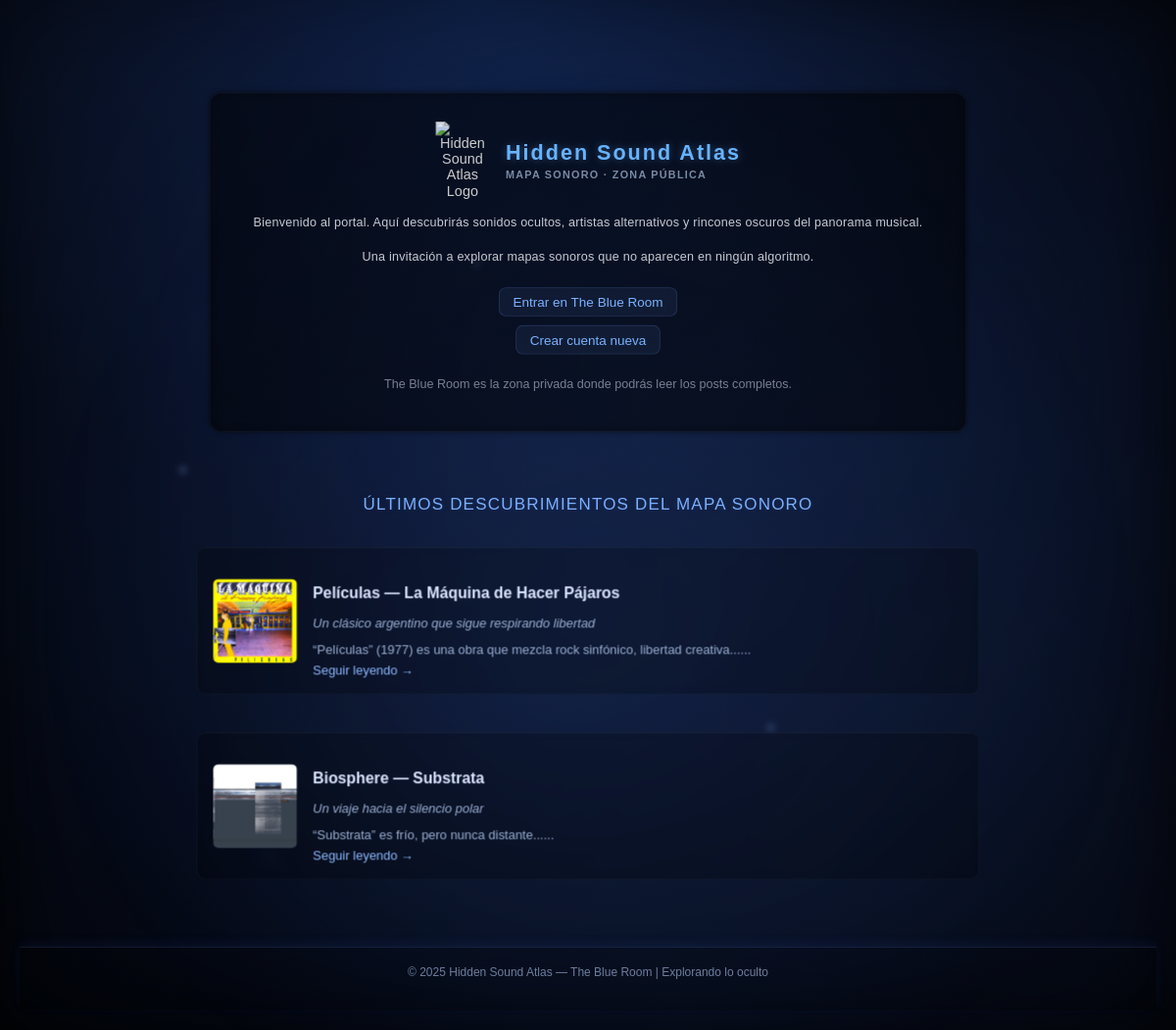
Screenshot of /Public/index.php with the database file from the repository.
### tables this page shows
CREATE TABLE IF NOT EXISTS posts (
    id INT UNSIGNED AUTO_INCREMENT PRIMARY KEY,
    title VARCHAR(255) NOT NULL,
    subtitle VARCHAR(255) NULL,
    slug VARCHAR(255) NOT NULL UNIQUE,
    content TEXT NOT NULL,
    image VARCHAR(255) NULL,
    visibility ENUM('public','private') DEFAULT 'public',
    status ENUM('draft','pending','approved','rejected') NOT NULL DEFAULT 'approved',
    author_id INT UNSIGNED NOT NULL,
    created_at DATETIME DEFAULT CURRENT_TIMESTAMP,

    CONSTRAINT fk_posts_user
        FOREIGN KEY (author_id)
        REFERENCES users(id)
        ON DELETE CASCADE
);

### app/controllers/HomeController.php (called while the page is built, shortened)
<?php
require_once __DIR__ . '/../models/Post.php';
class HomeController {
    public function publicHome() {
        $postModel = new Post();
        $publicPosts = $postModel->getPublicPostsLimited(2);
        require __DIR__ . '/../views/home/home_public.php';
    }
}

### app/core/Router.php (called while the page is built, shortened)
<?php
class Router {
    public static function route() {
        $action = isset($_GET['action']) ? $_GET['action'] : 'publicHome';
        $controllerObject = new $controllerName();
        $controllerObject->$action();
    }
}

### Public/index.php (called while the page is built)
<?php
require_once __DIR__ . '/../app/core/Router.php';
Router::route();

### config/config.php (called while the page is built)
<?php
return [
    'db_host' => 'localhost',
    'db_name' => 'hiddensound_atlas',
    'db_user' => 'root',
    'db_pass' => ''
];

### app/core/Database.php (called while the page is built)
<?php
class Database {
    private $connection;
    public function __construct() {
        $config = require __DIR__ . '/../../config/config.php';
        $host = $config['db_host'];
        $dbname = $config['db_name'];
        $user = $config['db_user'];
        $pass = $config['db_pass'];
        try {
            $this->connection = new PDO(
                "mysql:host=$host;dbname=$dbname;charset=utf8",
                $user,
                $pass
            );
            $this->connection->setAttribute(PDO::ATTR_ERRMODE, PDO::ERRMODE_EXCEPTION);
        } catch (PDOException $e) {
            die("Error de conexión a la base de datos: " . $e->getMessage());
        }
    }
    public function getConnection() {
        return $this->connection;
    }
}

### app/models/Post.php (called while the page is built, shortened)
<?php
require_once __DIR__ . '/../core/Database.php';
class Post {
    private $conn;
    public function __construct() {
        $db = new Database();
        $this->conn = $db->getConnection();
    }
    public function getPublicPostsLimited($limit = 2) {
        $sql = "SELECT posts.*, users.username, users.avatar
                FROM posts
                JOIN users ON posts.author_id = users.id
                WHERE posts.visibility = 'public'
                AND posts.status = 'approved'
                ORDER BY posts.created_at DESC
                LIMIT :limit";
        $stmt = $this->conn->prepare($sql);
        $stmt->bindValue(':limit', (int)$limit, PDO::PARAM_INT);
        $stmt->execute();
        return $stmt->fetchAll(PDO::FETCH_ASSOC);
    }
}

### app/views/home/home_public.php (the view, shortened to what this page needs)
<!DOCTYPE html>
<html lang="es">
<head>
    <link rel="stylesheet" href="/Proyecto_BlogPHP/public/css/style.css">
</head>
<body class="auth-body">
        <canvas id="blueRoomCanvas"></canvas>
<div class="stars-layer">
    <div class="star micro"  style="top:12%; left:18%;"></div>
    <div class="star micro"  style="top:55%; left:72%;"></div>
    <div class="star micro"  style="top:78%; left:30%;"></div>
    <div class="star normal" style="top:25%; left:40%;"></div>
    <div class="star normal" style="top:45%; left:15%;"></div>
    <div class="star normal" style="top:70%; left:65%;"></div>
    <div class="star glow"   style="top:32%; left:62%;"></div>
    <div class="star glow"   style="top:82%; left:22%;"></div>
</div>
<div class="waves-layer"></div>
<div class="grain-layer"></div>
<div class="home-public-wrapper">
    <div class="auth-container home-welcome-box">
        <div class="welcome-header">
            <img src="/Proyecto_BlogPHP/public/img_posts/logo_hsa.png"
                 alt="Hidden Sound Atlas Logo"
                 class="hsa-logo">
            <div class="welcome-titles">
                <h1>Hidden Sound Atlas</h1>
                <h2>Mapa Sonoro · Zona Pública</h2>
            </div>
        </div>
        <p class="welcome-text">
            Bienvenido al portal. Aquí descubrirás sonidos ocultos, artistas alternativos
            y rincones oscuros del panorama musical.
        </p>
        <p class="welcome-text">
            Una invitación a explorar mapas sonoros que no aparecen en ningún algoritmo.
        </p>
        <div class="home-welcome-buttons">
            <a href="/Proyecto_BlogPHP/public/?controller=auth&action=loginForm" class="welcome-btn">
                Entrar en The Blue Room
            </a>
            <a href="/Proyecto_BlogPHP/public/?controller=register&action=registerForm" class="welcome-btn">
                Crear cuenta nueva
            </a>
        </div>
        <p class="welcome-footnote">
            The Blue Room es la zona privada donde podrás leer los posts completos.
        </p>
    </div>
    <section class="home-posts-section">
        <h3 class="section-title">Últimos descubrimientos del mapa sonoro</h3>
        <?php if (!empty($publicPosts)) : ?>
            <?php foreach ($publicPosts as $post): ?>
                <article class="home-post-card">
                    <?php if (!empty($post['image'])) : ?>
                        <img src="/Proyecto_BlogPHP/public<?= htmlspecialchars($post['image']) ?>"
                             alt="cover"
                             class="home-post-image">
                    <?php endif; ?>
                    <div class="home-post-content">
                        <h4 class="post-title">
                            <?= htmlspecialchars($post['title']) ?>
                        </h4>
                        <?php if (!empty($post['subtitle'])) : ?>
                            <p class="post-subtitle">
                                <em><?= htmlspecialchars($post['subtitle']) ?></em>
                            </p>
                        <?php endif; ?>
                        <p class="post-extract">
                            <?= htmlspecialchars(mb_substr($post['content'], 0, 150)) ?>...
                        </p>
                        <a href="/Proyecto_BlogPHP/public/?controller=auth&action=loginForm"
                           class="post-readmore">
                            Seguir leyendo →
                        </a>
                    </div>
                </article>
            <?php endforeach; ?>
        <?php else: ?>
            <p class="no-posts-msg">
                Aún no hay descubrimientos publicados.
            </p>
        <?php endif; ?>
    </section>
    <footer class="public-footer">
    © <?= date("Y") ?> Hidden Sound Atlas — The Blue Room | Explorando lo oculto    </footer>
</div>
</body>
</html>

### Public/css/general.css (style rules this page uses)
body { margin: 0; padding: 0; background: #0a0a0a; color: #e0e0e0; font-family: Arial, sans-serif; }
footer { margin-top: 40px; padding: 15px; text-align: center; color: #777; }
.public-footer { margin-top: 60px; padding: 18px 0 32px 0; text-align: center; background: rgba(0,0,0,0.25); border-top: 1px solid rgba(120,160,255,0.18); box-shadow: 0 -4px 12px rgba(80,120,255,0.10); font-size: 12px; color: #8da2c7; opacity: .75; }
#blueRoomCanvas { position: fixed; inset: 0; width: 100%; height: 100%; z-index: -3; pointer-events: none; filter: blur(40px); opacity: 0.55; }

### Public/css/auth.css (style rules this page uses)
.auth-body { min-height: 100vh; background: radial-gradient(circle at top, #1a2a3a 0%, #050608 55%, #000000 100%); display: flex; justify-content: center; align-items: center; color: #e0e0e0; padding: 20px; }
.auth-container { transform: scale(0.90); background: rgba(5, 5, 10, 0.92); border: 1px solid rgba(120,160,255,0.10); box-shadow: 0 0 28px rgba(0,0,0,0.65); border-radius: 12px; padding: 40px 46px; max-width: 460px; width: 100%; transition: 0.35s ease; }
.auth-container h1 { margin: 0; text-align: center; color: #86b3ff; letter-spacing: 3px; font-size: 28px; text-shadow: 0 0 10px rgba(120,180,255,0.35); }
.auth-container h2 { margin-top: 10px; margin-bottom: 30px; text-align: center; font-size: 15px; color: #9fb4d6; text-transform: uppercase; letter-spacing: 2px; opacity: .85; }

### Public/css/home-public.css (style rules this page uses)
.home-public-body, .home-public-wrapper { transform-origin: top center; width: 100%; }
.home-welcome-box { max-width: 780px; margin: 55px auto 0 auto; padding: 32px 38px; text-align: center; background: rgba(0,0,0,0.50); border: 1px solid rgba(255,255,255,0.03); border-radius: 14px; box-shadow: 0 0 6px rgba(0,0,0,0.55), inset 0 0 10px rgba(0,0,0,0.35); transition: background .35s ease, box-shadow .35s ease, border-color .35s ease, transform .35s ease; }
.welcome-header { display: flex; justify-content: center; align-items: center; gap: 18px; }
.hsa-logo { width: 62px; opacity: 0.9; }
.welcome-titles h1 { margin: 0; color: #66b3ff; letter-spacing: 2.2px; font-size: 24px; text-align: left; }
.welcome-titles h2 { margin: 4px 0 0 0; font-size: 12px; color: #8fa0bb; letter-spacing: 1.4px; text-transform: uppercase; text-align: left; }
.welcome-text { font-size: 14px; color: #c4c9d4; line-height: 1.55rem; letter-spacing: .25px; margin-bottom: 12px; }
.welcome-footnote { margin-top: 25px; font-size: 14px; color: #9da6b8; opacity: .75; }
.home-welcome-buttons { margin-top: 22px; display: flex; flex-direction: column; gap: 10px; align-items: center; }
.welcome-btn { display: inline-block; padding: 7px 15px; background: rgba(120,160,255,0.08); border: 1px solid rgba(120,160,255,0.18); border-radius: 8px; color: #7bb2ff; font-size: 15px; text-decoration: none; transition: .25s ease; }
.section-title { text-align: center; font-size: 17px; font-weight: 500; color: #7fb4ff; margin: 45px 0 25px 0; letter-spacing: 1.2px; text-transform: uppercase; text-shadow: 0 0 6px rgba(100,150,255,0.15); }
.home-post-card { transform: scale(0.90); background: rgba(0,0,0,0.22); padding: 18px; border-radius: 10px; margin-bottom: 22px; display: flex; align-items: center; gap: 18px; backdrop-filter: blur(4px); border: 1px solid rgba(255,255,255,0.05); max-width: 850px; margin-inline: auto; transition: transform .25s ease, box-shadow .25s ease; }
.home-post-image { width: 95px; height: 95px; object-fit: cover; border-radius: 6px; }
.post-title { color: #dce6ff; margin-bottom: 4px; font-size: 1.1rem; }
.post-subtitle { color: #9bb0d3; font-size: 0.9rem; margin-bottom: 6px; }
.post-extract { color: #9bb0d3; font-size: 0.9rem; margin-bottom: 6px; }
.post-readmore { color: #8fbaff; font-size: 0.9rem; text-decoration: none; }

### Public/css/blue-room.css (style rules this page uses)
body, .auth-body, .home-public-body, .private-body { background: transparent !important; color: #e0e0e0; position: relative; overflow-x: hidden; }

### rows the page displays
posts: image (picture), title "Películas — La Máquina de Hacer Pájaros", subtitle "Un clásico argentino que sigue respirando libertad", content "“Películas” (1977) es una obra que mezcla rock sinfónico, libertad creativa..."
posts: image (picture), title "Biosphere — Substrata", subtitle "Un viaje hacia el silencio polar", content "“Substrata” es frío, pero nunca distante..."
